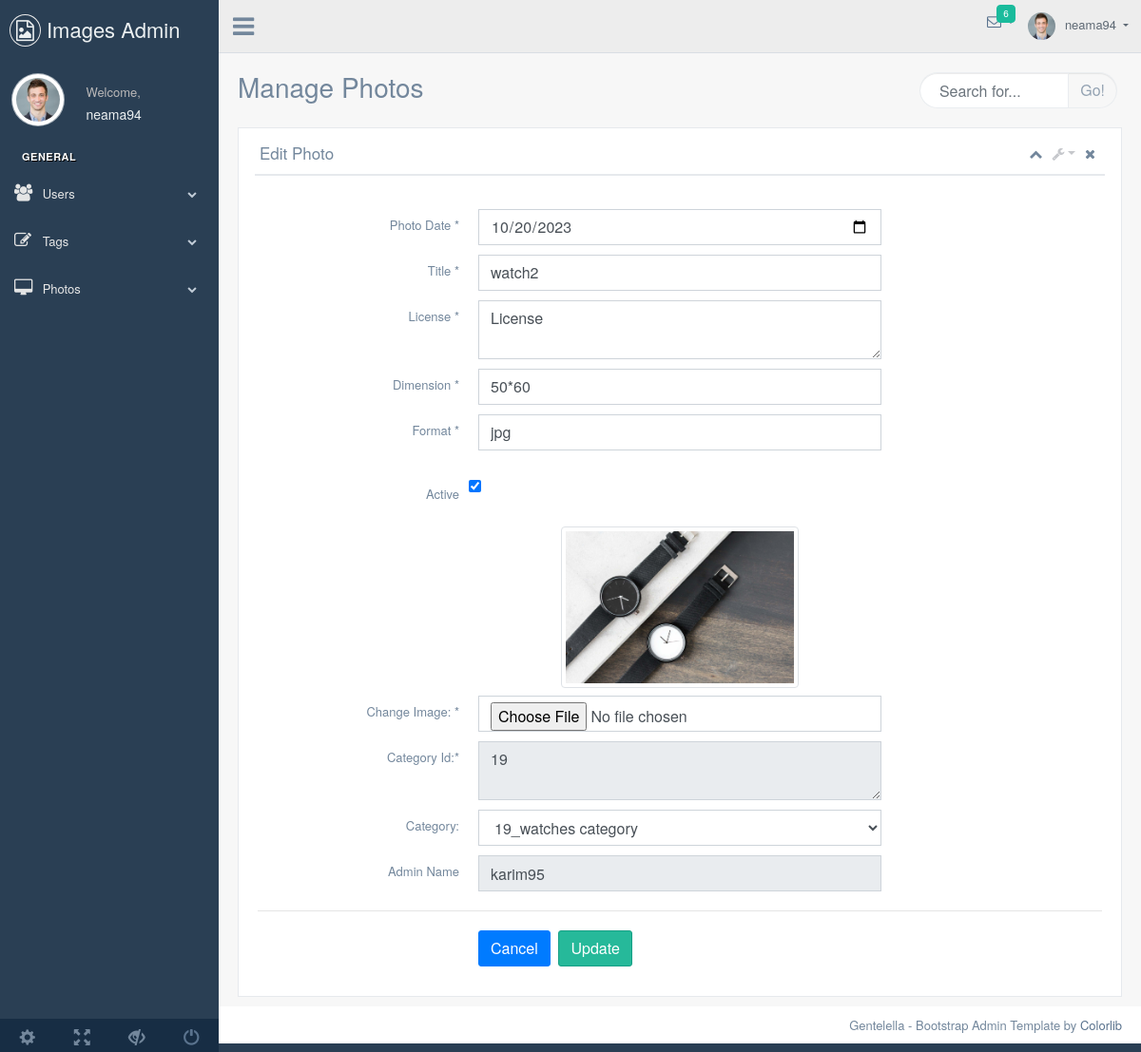
Screenshot of /admin/editPhoto.php?prd_id=28 (signed in) with the database file from the repository.
### tables this page shows
CREATE TABLE `products` (
  `prd_id` int(10) NOT NULL,
  `title` varchar(150) NOT NULL,
  `prd_date` date NOT NULL,
  `prd_license` varchar(250) NOT NULL,
  `prd_dimension` varchar(100) NOT NULL,
  `image_formate` varchar(50) NOT NULL,
  `is_active` enum('Yes','No') NOT NULL,
  `prd_image` varchar(200) NOT NULL,
  `username` varchar(100) NOT NULL,
  `cat_id` int(10) NOT NULL
);

### admin/editPhoto.php (the view, shortened to what this page needs)
<?php
include_once('./includes/dbconnect.php');
if(isset($_SESSION['username']))
{
  $user=$_SESSION['username'];
  $sql ="SELECT * FROM users Where username= ?";
  $stmt= $conn->prepare($sql);
  $stmt->execute([$user]);
  $result=$stmt->fetch();
  if($result['is_admin']=='Yes')
  {
    header('URL=editPhoto.php');
  }
  elseif($result['is_admin']=='No')
{
  header("Location:../notFound.php");
}}
?>
<!DOCTYPE html>
<html lang="en">
<head>
	<link href="vendors/bootstrap/dist/css/bootstrap.min.css" rel="stylesheet">
	<link href="vendors/font-awesome/css/font-awesome.min.css" rel="stylesheet">
	<link href="vendors/nprogress/nprogress.css" rel="stylesheet">
	<link href="vendors/iCheck/skins/flat/green.css" rel="stylesheet">
	<link href="vendors/google-code-prettify/bin/prettify.min.css" rel="stylesheet">
	<link href="vendors/select2/dist/css/select2.min.css" rel="stylesheet">
	<link href="vendors/switchery/dist/switchery.min.css" rel="stylesheet">
	<link href="vendors/starrr/dist/starrr.css" rel="stylesheet">
	<link href="vendors/bootstrap-daterangepicker/daterangepicker.css" rel="stylesheet">
	<link href="build/css/custom.min.css" rel="stylesheet">
</head>
<body class="nav-md">
	<div class="container body">
		<div class="main_container">
			<div class="col-md-3 left_col">
				<div class="left_col scroll-view">
					<div class="navbar nav_title" style="border: 0;">
						<a href="../index.php" class="site_title"><i class="fa fa-file-image-o"></i> <span>Images Admin</span></a>
					</div>
					<div class="profile clearfix">
						<div class="profile_pic">
						<img src="images/img.jpg" alt="..." class="img-circle profile_img">
						</div>
						<div class="profile_info">
							<span>Welcome,</span>
							<h2><?=$_SESSION['username']?></h2>
						</div>
					</div>
					<br />
					<div id="sidebar-menu" class="main_menu_side hidden-print main_menu">
						<div class="menu_section">
							<h3>General</h3>
							<ul class="nav side-menu">
								<li><a><i class="fa fa-users"></i> Users <span class="fa fa-chevron-down"></span></a>
								</li>
								<li><a><i class="fa fa-edit"></i> Tags <span class="fa fa-chevron-down"></span></a>
								</li>
								<li><a><i class="fa fa-desktop"></i> Photos <span class="fa fa-chevron-down"></span></a>
								</li>
							</ul>
						</div>
					</div>
					<div class="sidebar-footer hidden-small">
						<a data-toggle="tooltip" data-placement="top" title="Settings">
							<span class="glyphicon glyphicon-cog" aria-hidden="true"></span>
						</a>
						<a data-toggle="tooltip" data-placement="top" title="FullScreen">
							<span class="glyphicon glyphicon-fullscreen" aria-hidden="true"></span>
						</a>
						<a data-toggle="tooltip" data-placement="top" title="Lock">
							<span class="glyphicon glyphicon-eye-close" aria-hidden="true"></span>
						</a>
						<a data-toggle="tooltip" data-placement="top" title="Logout" href="../logout.php">
							<span class="glyphicon glyphicon-off" aria-hidden="true"></span>
						</a>
					</div>
				</div>
			</div>
			<div class="top_nav">
				<div class="nav_menu">
					<div class="nav toggle">
						<a id="menu_toggle"><i class="fa fa-bars"></i></a>
					</div>
					<nav class="nav navbar-nav">
						<ul class=" navbar-right">
							<li class="nav-item dropdown open" style="padding-left: 15px;">
								<a href="javascript:;" class="user-profile dropdown-toggle" aria-haspopup="true" id="navbarDropdown" data-toggle="dropdown" aria-expanded="false">
									<img src="images/img.jpg" alt=""><?=$_SESSION['username']?>
								</a>
							</li>
							<li role="presentation" class="nav-item dropdown open">
								<a href="javascript:;" class="dropdown-toggle info-number" id="navbarDropdown1" data-toggle="dropdown" aria-expanded="false">
									<i class="fa fa-envelope-o"></i>
									<span class="badge bg-green">6</span>
								</a>
							</li>
						</ul>
					</nav>
				</div>
			</div>
			<div class="right_col" role="main">
				<div class="">
					<div class="page-title">
						<div class="title_left">
							<h3>Manage Photos</h3>
						</div>
						<div class="title_right">
							<div class="col-md-5 col-sm-5  form-group pull-right top_search">
								<div class="input-group">
									<input type="text" class="form-control" placeholder="Search for...">
									<span class="input-group-btn">
										<button class="btn btn-default" type="button">Go!</button>
									</span>
								</div>
							</div>
						</div>
					</div>
					<div class="clearfix"></div>
					<div class="row">
						<div class="col-md-12 col-sm-12 ">
							<div class="x_panel">
								<div class="x_title">
									<h2>Edit Photo</h2>
									<ul class="nav navbar-right panel_toolbox">
										<li><a class="collapse-link"><i class="fa fa-chevron-up"></i></a>
										</li>
										<li class="dropdown">
											<a href="#" class="dropdown-toggle" data-toggle="dropdown" role="button" aria-haspopup="true" aria-expanded="false"><i class="fa fa-wrench"></i></a>
										</li>
										<li><a class="close-link"><i class="fa fa-close"></i></a>
										</li>
									</ul>
									<div class="clearfix"></div>
								</div>
								<div class="x_content">
									<br />
									<?php
									if (isset($_GET['prd_id'])) {
										$prd_id = $_GET['prd_id'];
										$query = "SELECT * FROM products WHERE prd_id  = ?  ";
										$stmt = $conn->prepare($query);
										$stmt->execute([$prd_id]);
										$result = $stmt->fetch();
									}
									?>
									<form method="post" action="update.php" enctype="multipart/form-data" id="demo-form2" data-parsley-validate class="form-horizontal form-label-left">
										<div class="item form-group">
											<label class="col-form-label col-md-3 col-sm-3 label-align" for="photo-date">Photo Date <span class="required">*</span>
											</label>
											<div class="col-md-6 col-sm-6 ">
												<input type="date" name="prd_date" value="<?= $result['prd_date'] ?>" id="photo-date" required="required" class="form-control ">
											</div>
										</div>
										<div class="item form-group">
											<label class="col-form-label col-md-3 col-sm-3 label-align" for="title">Title <span class="required">*</span>
											</label>
											<div class="col-md-6 col-sm-6 ">
												<input type="text" name="prd_title" value="<?= $result['title'] ?>" id="title" required="required" class="form-control ">
											</div>
										</div>
										<div class="item form-group">
											<label class="col-form-label col-md-3 col-sm-3 label-align" for="license">License <span class="required">*</span>
											</label>
											<div class="col-md-6 col-sm-6 ">
												<textarea id="content" name="license" value="<?= $result['prd_license'] ?>" required="required" class="form-control">License</textarea>
											</div>
										</div>
										<div class="item form-group">
											<label for="dimension" class="col-form-label col-md-3 col-sm-3 label-align">Dimension <span class="required">*</span></label>
											<div class="col-md-6 col-sm-6 ">
												<input id="dimension" class="form-control" value="<?= $result['prd_dimension'] ?>" type="text" name="dimension" required="required">
											</div>
										</div>
										<div class="item form-group">
											<label for="format" class="col-form-label col-md-3 col-sm-3 label-align">Format <span class="required">*</span></label>
											<div class="col-md-6 col-sm-6 ">
												<input id="format" class="form-control" value="<?= $result['image_formate'] ?>" type="text" name="format" required="required">
											</div>
										</div>
										<br>
										<div class="item form-group">
											<label for="is_active" class="col-form-label col-md-3 col-sm-3 label-align">Active</label>
											<div class="checkbox">
												<label>
													<input type="checkbox" class="flat" id="is_active"  name="is_active" <?php if($result['is_active']=="Yes"){ echo "checked";} else{echo " ";} ?>>
												</label>
											</div>
										</div>
										<div class="text-center">
											<img src="./img/<?= $result['prd_image'] ?>" width="250px" height="250px" class=" img-thumbnail rounded m-2" alt="product image">
										</div>
										<div class="item form-group">
											<label class="col-form-label col-md-3 col-sm-3 label-align" for="image">Change Image: <span class="required">*</span>
											</label>
											<div class="col-md-6 col-sm-6 ">
												<input type="file" id="image" name="image" required="required" class="form-control">
											</div>
										</div>
										<div class="item form-group">
											<label class="col-form-label col-md-3 col-sm-3 label-align " for="title">Category Id:<span class="required">*</span>
											</label>
											<div class="col-md-6 col-sm-6 ">
											<textarea id="content" name="cat_value" readonly required="required" class="form-control"><?= $result['cat_id'] ?></textarea>
											</div>
										</div>
										   <?php
									      $sql="SELECT * FROM category";
										 $data= $conn->query( $sql);
										 if($data->rowCount() >0)
										 {
										   ?>
										 <div class="item form-group">
											<label class="col-form-label col-md-3 col-sm-3 label-align " for="title"> Category: <span class="required"></span>
											</label>
											<div class="col-md-6 col-sm-6 ">
												<select class="form-control " name="category" id=""> <?php foreach($data as $cat)
											{
												?>
													<option value="<?=$cat['cat_id']?>"> <?=$cat['cat_id']."_".$cat['cat_name']?>
													 </option> <?php } ?>
												</select>
											</div>
										</div>
										<?php }?>
										<div class="item form-group">
											<label for="dimension" class="col-form-label col-md-3 col-sm-3 label-align">Admin Name <span class="required"></span></label>
											<div class="col-md-6 col-sm-6 ">
												<input type="text" readonly value="<?= $result['username'] ?>" name="admin_name" id="dimension" class="form-control " name="dimension" required="required">
											</div>
										</div>
										<div class="ln_solid"></div>
										<div class="item form-group">
											<div class="col-md-6 col-sm-6 offset-md-3">
												<a href="photos.php" class="btn btn-primary" >Cancel</a>
												<button type="submit" name="update_prd" class="btn btn-success">Update</button>
											</div>
										</div>
									</form>
								</div>
							</div>
						</div>
					</div>
				</div>
			</div>
			<footer>
				<div class="pull-right">
					Gentelella - Bootstrap Admin Template by <a href="https://colorlib.com">Colorlib</a>
				</div>
				<div class="clearfix"></div>
			</footer>
		</div>
	</div>
</body>
</html>

### rows the page displays
products: prd_date "10/20/2023", prd_title "watch2", license "License", dimension "50*60", format "jpg", is_active "☑", prd_image (picture), cat_value "19", admin_name "karim95"

### other values shown
$_SESSION['username'] "neama94"
form field category "19_watches category"
